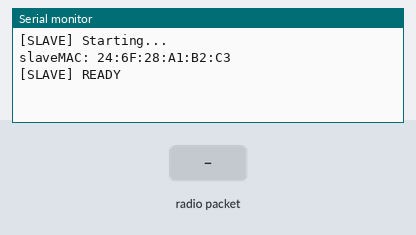
Bench run of a sketch on a simulated ESP32. Parts: the last lines printed to the serial monitor. The inputs (shaded band) are chosen by the test bench.

Above: at 1.2 s.
1.3 s: radio packet "1" arrives
At 2.3 s:
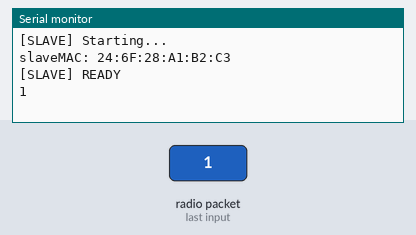
2.8 s: radio packet "0" arrives
At 3.5 s:
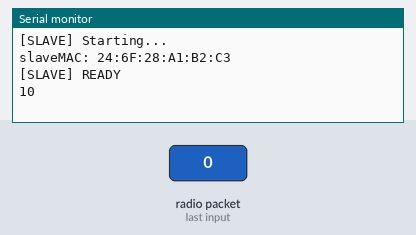

Measured:
- after the input at 1.3 s, the serial monitor: prints a new line at once (image 1)
- after the input at 2.8 s, the serial monitor: prints a new line at once (image 2)

The sketch:

bridgeESPnowSlave.ino
```cpp
#include <WiFi.h>
#include <esp_now.h>

uint8_t masterAddress[6] = {0x94, 0x51, 0xDC, 0x4B, 0x61, 0xF4};

#define ESPNOW_CHANNEL 1
#define BUF_SIZE 240

unsigned long lastPacketTime = 0;

// ================= CALLBACKS =================

void onDataRecv(const esp_now_recv_info_t *info, const uint8_t *data, int len) {
  lastPacketTime = millis();

  // ESP-NOW → UART
  Serial.write(data, len);
}

void onDataSent(const wifi_tx_info_t *info, esp_now_send_status_t status) {
  if (status != ESP_NOW_SEND_SUCCESS) {
    Serial.println("[SLAVE] Send FAIL");
  }
}

// ================= SETUP =================

void setup() {
  Serial.begin(115200);

  WiFi.mode(WIFI_STA);
  WiFi.setChannel(ESPNOW_CHANNEL);
  WiFi.disconnect();

  Serial.println("\n[SLAVE] Starting...");
  Serial.println("slaveMAC: " + WiFi.macAddress());

  if (esp_now_init() != ESP_OK) {
    Serial.println("ESP-NOW init failed");
    ESP.restart();
  }

  esp_now_register_recv_cb(onDataRecv);
  esp_now_register_send_cb(onDataSent);

  esp_now_peer_info_t peer = {};
  memcpy(peer.peer_addr, masterAddress, 6);
  peer.channel = ESPNOW_CHANNEL;
  peer.encrypt = false;
  peer.ifidx = WIFI_IF_STA;

  if (esp_now_add_peer(&peer) != ESP_OK) {
    Serial.println("Peer add failed");
    ESP.restart();
  }

  lastPacketTime = millis();

  Serial.println("[SLAVE] READY");
}

// ================= LOOP =================

void loop() {
  // UART → ESP-NOW
  if (Serial.available()) {
    uint8_t buf[BUF_SIZE];
    int len = Serial.readBytes(buf, BUF_SIZE);

    esp_err_t result = esp_now_send(masterAddress, buf, len);

    if (result != ESP_OK) {
      Serial.println("[SLAVE] Send error");
    }
  }

  // Optional watchdog (safe, no bootloop)
  if (millis() - lastPacketTime > 30000) {
    Serial.println("[SLAVE] No traffic...");
    lastPacketTime = millis();
  }
}
```
